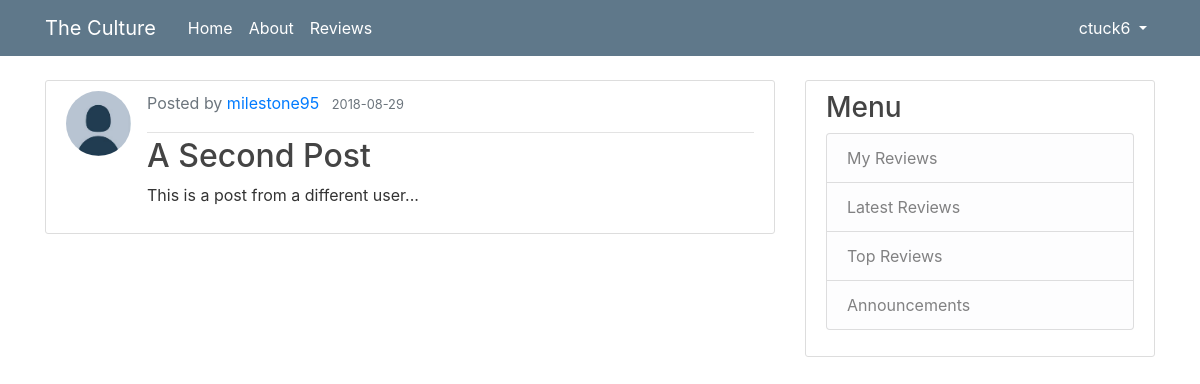
The app's page /review/2 (signed in) with its own data.
### app/database.py (models this page shows, shortened)
class User(db.Model, UserMixin):
    id = db.Column(db.Integer, primary_key = True)
    username = db.Column(db.String(20), unique = True, nullable = False)
    email = db.Column(db.String(50), unique = True, nullable = False)
    image_file = db.Column(db.String(20), unique = False, nullable = False, default = "default_" + str(random.randint(1, 5)) + ".jpg")
    password = db.Column(db.String(20), nullable = False)
    reviews = db.relationship("Review", backref = "author", lazy = True)

class Review(db.Model):
    id = db.Column(db.Integer, primary_key = True)
    title = db.Column(db.String(100), nullable = False)
    date_posted = db.Column(db.DateTime, nullable = False, default = datetime.utcnow)
    body = db.Column(db.Text, nullable = False)
    userId = db.Column(db.Integer, db.ForeignKey('user.id'), nullable = False)

### app/reviews/routes.py (the view)
@reviews.route("/review/<int:review_id>")
def review(review_id):
	review = Review.query.get_or_404(review_id)
	return render_template("review.html", review = review)

### app/database.py (called while the page is built)
@loginManager.user_loader
def loadUser(userId):
	return User.query.get(int(userId))

### app/templates/review.html (shortened to what this page needs)
{% extends "layout.html" %}
{% block content %}
	<article class="media content-section">
	  <img class="rounded-circle article-img" src="{{ url_for('static', filename='profilePics/' + review.author.image_file) }}">
	  <div class="media-body">
	    <div class="article-metadata">
	      <p class="text-muted">Posted by
	      	<a class="mr-2" href="{{ url_for('users.user_reviews', username = review.author.username) }}">{{ review.author.username }}</a>
	      	<small class="text-muted">{{ review.date_posted.strftime('%Y-%m-%d') }}</small>
	      </p>
	    </div>
	    <h2 class="article-title">{{ review.title }}</h2>
	    <p class="article-content">{{ review.body }}</p>
	  </div>
	</article>
{% endblock content %}

### app/templates/layout.html (shortened to what this page needs)
<!DOCTYPE html>
<html>
<head>
	<link rel="stylesheet" href="https://maxcdn.bootstrapcdn.com/bootstrap/4.0.0/css/bootstrap.min.css">
	<link rel="stylesheet" type="text/css" href="{{ url_for('static', filename='main.css') }}">
	<link href="https://maxcdn.bootstrapcdn.com/font-awesome/4.7.0/css/font-awesome.min.css" rel="stylesheet">
</head>
<body>
	<header class="site-header">
	  <nav class="navbar navbar-expand-md navbar-dark bg-steel fixed-top">
	    <div class="container">
	      <a class="navbar-brand mr-4" href="{{ url_for('main.home') }}">The Culture</a>
	      <div class="collapse navbar-collapse" id="navbarToggle">
	        <div class="navbar-nav mr-auto">
	          <a class="nav-item nav-link" href="{{ url_for('main.home') }}">Home</a>
	          <a class="nav-item nav-link" href="{{ url_for('main.about') }}">About</a>
	          <a class="nav-item nav-link" href="{{ url_for('reviews.show_reviews') }}">Reviews</a>
	        </div>
	        <div class="navbar-nav">
	          {% if current_user.is_authenticated %}
	            <li class="dropdown show">
	              <a class="nav-item nav-link dropdown-toggle" href="#" role="button" id="dropdownMenuLink" data-toggle="dropdown" aria-haspopup="true" aria-expanded="false">
	                {{ current_user.username }}
	              </a>
	            </li>
	          {% else %}
	            <a class="nav-item nav-link" href="{{ url_for('users.login') }}"><span class="fa fa-sign-in"></span> Login</a>
	            <a class="nav-item nav-link" href="{{ url_for('users.register') }}"><span class="fa fa-pencil"></span> Sign Up</a>
	          {% endif %}
	        </div>
	      </div>
	    </div>
	  </nav>
	</header>
	<main role="main" class="container">
	  <div class="row">
	    <div class="col-md-8">
		  {% block content %}{% endblock content %}
	    </div>
        {% if request.path != url_for('users.register') and request.path != url_for('users.login') %}
          <div class="col-md-4">
            <div class="content-section">
              <h3>Menu</h3>
              <ul class="list-group">
              	{% if current_user.is_authenticated %}
              		<a class="list-group-item list-group-item-light" href="{{ url_for('users.user_reviews', username = current_user.username) }}">My Reviews</a>
              	{% endif %}
                <a class="list-group-item list-group-item-light" href="{{ url_for('reviews.latest_reviews') }}">Latest Reviews</a>
                <a class="list-group-item list-group-item-light" href="#">Top Reviews</a>
                <a class="list-group-item list-group-item-light" href="#">Announcements</a>
              </ul>
            </div>
          </div>
        {% endif %}
      </div>
    </main>
</body>
</html>

### app/static/main.css (style rules this page uses)
body { background: #ffffff; color: #333333; margin-top: 5rem; }
h1, h2, h3, h4, h5, h6 { color: #444444; }
.bg-steel { background-color: #5f788a; }
.site-header .navbar-nav .nav-link { color: #FFFFFF; }
.content-section { background: #ffffff; padding: 10px 20px; border: 1px solid #dddddd; border-radius: 3px; margin-bottom: 20px; }
.article-title { color: #444444; }
.article-content { white-space: pre-line; }
.article-img { height: 65px; width: 65px; margin-right: 16px; }
.article-metadata { padding-bottom: 1px; margin-bottom: 4px; border-bottom: 1px solid #e3e3e3 }

### records on screen
User: username "ctuck6"
User: image_file (placeholder picture), author.username "milestone95"
Review: date_posted "2018-08-29", title "A Second Post", body "This is a post from a different user..."
